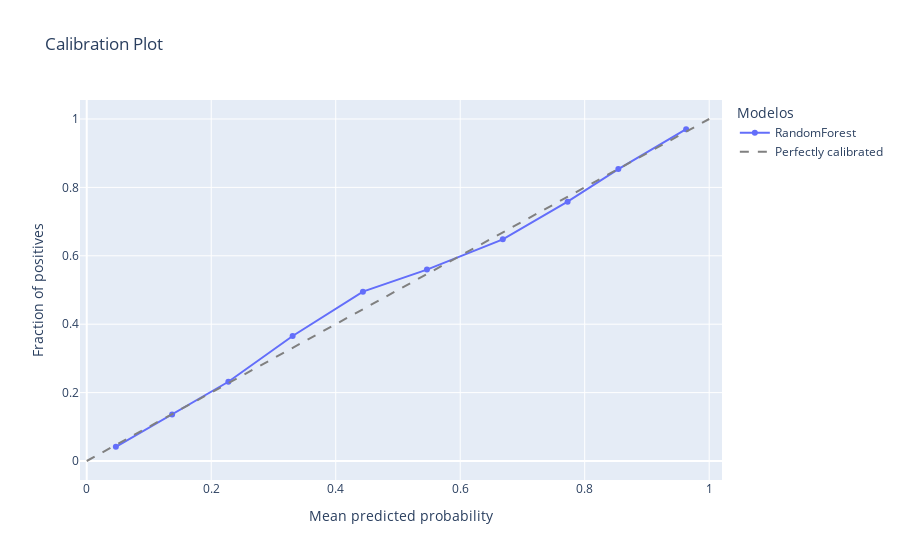

Write notebook code for a chart like this one.
### Markdown cell above
Calibrador

### Code cell
calibration_plot(clf, X_test, y_test, "png")

### Figure 1 — Plotly figure (JSON) as saved in the notebook; plotly's stock layout.template omitted (floating-point values rounded to 4 significant figures)
{"data": [{"mode": "lines+markers", "name": "RandomForest", "type": "scatter", "x": [0.04677, 0.1371, 0.2275, 0.3308, 0.4437, 0.5466, 0.6684, 0.7726, 0.854, 0.963], "y": [0.04142, 0.1358, 0.2317, 0.3655, 0.4952, 0.5596, 0.6481, 0.7584, 0.8535, 0.9704]}, {"line": {"color": "grey", "dash": "dash"}, "mode": "lines", "name": "Perfectly calibrated", "type": "scatter", "x": [0, 1], "y": [0, 1]}], "layout": {"autosize": false, "legend": {"title": {"text": "Modelos"}}, "title": {"text": "Calibration Plot"}, "xaxis": {"title": {"text": "Mean predicted probability"}}, "yaxis": {"title": {"text": "Fraction of positives"}}}}
